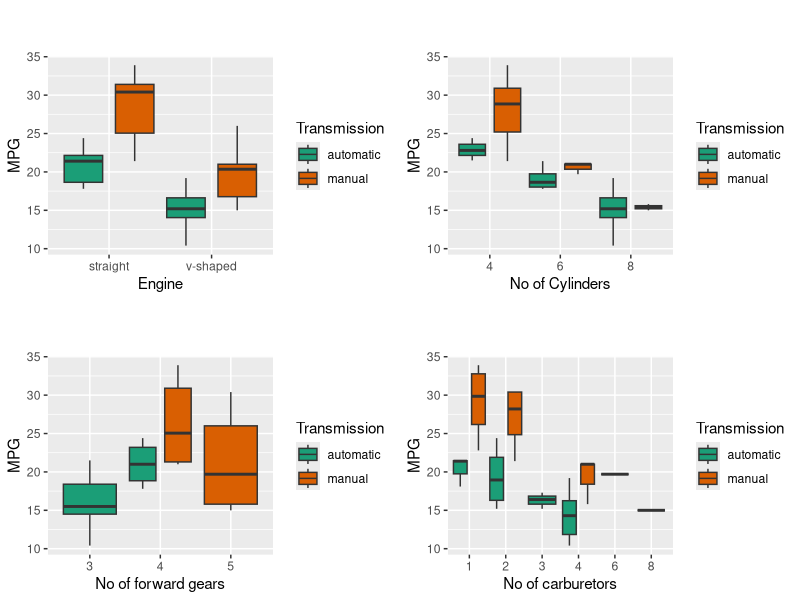
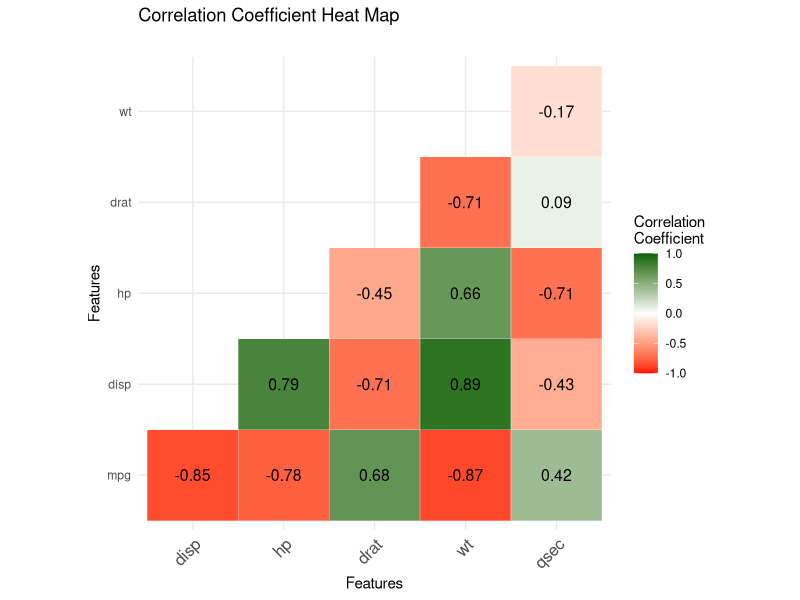
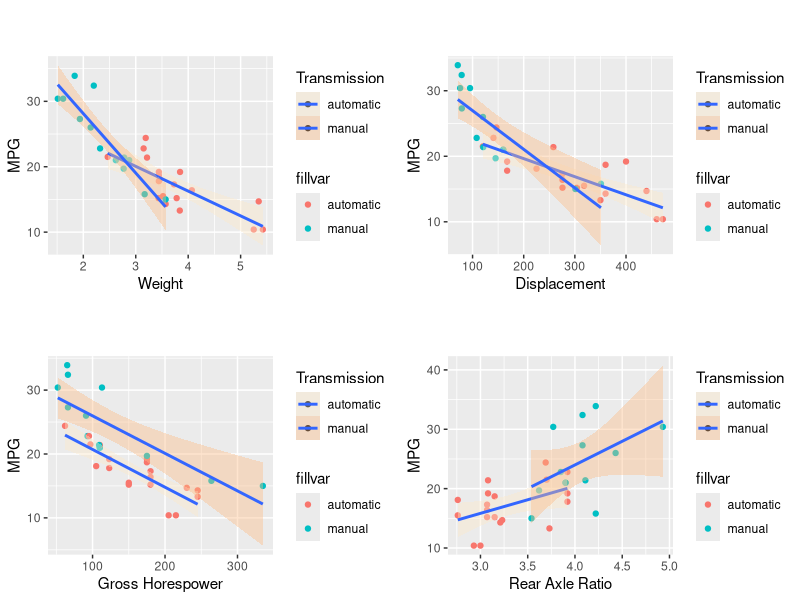
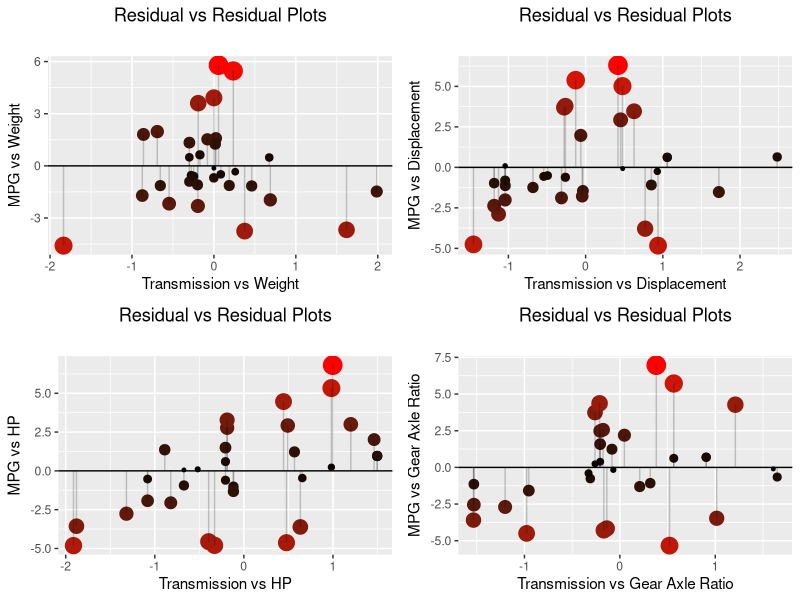

Here is the R script that generated these plots, in order:
## ---- chunk 1
knitr::opts_chunk$set(echo = TRUE)
## ---- chunk 2
library(ggplot2)
library(RColorBrewer)
library(knitr)
library(kableExtra)
library(reshape2)
library(ggpubr)
## ---- chunk 3
mt <- mtcars
mt$am <- as.factor(ifelse(mt$am==0,"automatic","manual"))
mt$vs <- as.factor(ifelse(mt$vs==0,"v-shaped","straight"))
mt$cyl <- as.factor(mt$cyl)
mt$gear <- as.factor(mt$gear)
mt$carb <- as.factor(mt$carb)
## ---- chunk 4
getBoxPlot <- function(df,xvar,yvar,fillvar,xlabel,ylabel,filllabel)
{
  mybox <- ggplot(data=df, aes(x=xvar,y=yvar,fill=fillvar)) +
  geom_boxplot(outlier.colour="black", 
               outlier.size=2,position=position_dodge(1)) + 
  labs(title = "",
       subtitle = "",
       y = ylabel, x = xlabel) +
    scale_fill_brewer(name = filllabel,palette="Dark2")  +
  theme(plot.title = element_text(hjust = 0.5)) 
  
  return(mybox)
}

plotVS <- getBoxPlot(mt,mt$vs,mt$mpg,mt$am,"Engine","MPG","Transmission")
plotCYL <- getBoxPlot(mt,mt$cyl,mt$mpg,mt$am,"No of Cylinders","MPG","Transmission")
plotGEAR <- getBoxPlot(mt,mt$gear,mt$mpg,mt$am,"No of forward gears","MPG","Transmission")
plotCARB <- getBoxPlot(mt,mt$carb,mt$mpg,mt$am,"No of carburetors","MPG","Transmission")
## ---- chunk 5
correlation.matrix <- cor(mt[,c("mpg","disp","hp","drat","wt","qsec")])
correlation.matrix <- round(correlation.matrix,2)
correlation.matrix[upper.tri(correlation.matrix)] <- NA
diag(correlation.matrix) <- NA
row.corr.matrix <- melt(correlation.matrix,na.rm=TRUE)
colnames(row.corr.matrix) <- c("F1","F2","CORR")
heatMap <- ggplot(data = row.corr.matrix, aes(x=F1, y=F2, fill=CORR)) + 
  geom_tile(color="white")+
  labs(title = "Correlation Coefficient Heat Map",
       subtitle = "",
       y = "Features", x = "Features") + 
  scale_fill_gradient2(low = "red", high = "darkgreen", mid = "white", 
   midpoint = 0, limit = c(-1,1), space = "Lab", 
   name="Correlation\nCoefficient") +
  theme_minimal()+ 
 theme(axis.text.x = element_text(angle = 45, vjust = 1, 
    size = 12, hjust = 1))+
 coord_fixed()+
  geom_text(aes(x=F1, y=F2, label = CORR), color = "black", size = 4)
## ---- chunk 6
getAdjPlot <- function(df,xvar,yvar,fillvar,xlabel,ylabel,fillabel)
{
  adjPlot <- ggplot(data=df, aes(x=xvar,y=yvar,fill=fillvar)) +
  geom_point(aes(color=fillvar)) + geom_smooth(method=lm) + 
  labs(title = "",
       subtitle = "",
       y = ylabel, x = xlabel) +
  scale_fill_brewer(name = fillabel,palette="OrRd")  +
  theme(plot.title = element_text(hjust = 0.5)) 
  
  return(adjPlot)
}

plotWeight <- getAdjPlot(mt,mt$wt,mt$mpg,mt$am,"Weight","MPG","Transmission")
plotDisp <- getAdjPlot(mt,mt$disp,mt$mpg,mt$am,"Displacement","MPG","Transmission")
plotHP <- getAdjPlot(mt,mt$hp,mt$mpg,mt$am,"Gross Horespower","MPG","Transmission")
plotDRAT <- getAdjPlot(mt,mt$drat,mt$mpg,mt$am,"Rear Axle Ratio","MPG","Transmission")
## ---- chunk 7
#We have created a new df:mt out of mtcars where all cat vars are converted to factors. 
#Hence explicit as.factor is not needed here.
fit1 <- lm(mpg~wt,data=mt)
fit2 <- update(fit1,mpg~wt+cyl)
fit3 <- update(fit1,mpg~wt*cyl)
anova(fit1,fit2,fit3)
## ---- chunk 8
mt$resid.mpg.wt <- resid(glm(mpg~wt+cyl,data=mt))  
mt$resid.am.wt <- resid(glm(am~wt+cyl,data=mt,family="binomial"))

mt$resid.mpg.disp <- resid(glm(mpg~disp+cyl,data=mt))  
mt$resid.am.disp <- resid(glm(am~disp+cyl,data=mt,family="binomial"))

mt$resid.mpg.hp <- resid(glm(mpg~hp+cyl,data=mt))  
mt$resid.am.hp <- resid(glm(am~hp+cyl,data=mt,family="binomial"))

mt$resid.mpg.drat <- resid(glm(mpg~drat+cyl,data=mt)) 
mt$resid.am.drat <- resid(glm(am~drat+cyl,data=mt,family="binomial"))
## ---- chunk 9
getResidPlot <- function(df,xvar,yvar,xlab,ylab)
{
  residPlot <- ggplot(data=df, aes(x=xvar,y=yvar)) +
  geom_point(aes(color=abs(yvar),size=abs(yvar))) +  
  labs(title = "Residual vs Residual Plots",
       subtitle = "",
       y = ylab, x = xlab, size=6) +
  theme(plot.title = element_text(hjust = 0.5)) + 
  guides(color = FALSE, size = FALSE) +
  scale_color_continuous(low = "black", high = "red") +
  geom_segment(aes(xend = xvar, yend = 0, color=), alpha = .2) + 
  geom_hline(yintercept=0)

  return(residPlot)
}

plotResidWeight <- getResidPlot(mt,mt$resid.am.wt,mt$resid.mpg.wt,"Transmission vs Weight","MPG vs Weight")
plotResidDisp <- getResidPlot(mt,mt$resid.am.disp,mt$resid.mpg.disp,"Transmission vs Displacement","MPG vs Displacement")
plotResidHP <- getResidPlot(mt,mt$resid.am.hp,mt$resid.mpg.hp,"Transmission vs HP","MPG vs HP")
plotResidDRAT <- getResidPlot(mt,mt$resid.am.drat,mt$resid.mpg.drat,"Transmission vs Gear Axle Ratio","MPG vs Gear Axle Ratio")
## ---- chunk 10
getTStats <- function(x1,x2,printLabel)
{
  s1 <- sd(x1); s2 = sd(x2); n1 <- length(x1); n2 <- length(x2);
  s <- sqrt(((n1-1)*(s1**2) + (n2-1)*(s2**2)) / (n1+n2-2))
  mu1 <- mean(x1); mu2 <- mean(x2)
  diffMU <- mu2 - mu1
  t.statistic <- diffMU / (s * sqrt((1/n1)+(1/n2)))
  p.value <- pt(t.statistic,n1+n2-2,lower.tail = FALSE)
  
  print(paste0("Difference in Means",printLabel,": ",round(diffMU,2)))
  print(paste0("Pooled SD",printLabel,": ",round(s,2)))

  return(p.value)
  
}
x1 <- mt[mt$am=="automatic",]$mpg; x2 <- mt[mt$am=="manual",]$mpg
x1.adj <- mt[mt$am=="automatic",]$resid.mpg.wt; x2.adj <- mt[mt$am=="manual",]$resid.mpg.wt

p.value <- getTStats(x1,x2,"")
p.value.adj <- getTStats(x1.adj,x2.adj," on Adjustment")
## ---- chunk 11
figure.box <- ggarrange(plotVS, plotCYL, plotGEAR, plotCARB, ncol = 2, nrow = 2)
figure.box
## ---- chunk 12
heatMap
## ---- chunk 13
figure.point <- ggarrange(plotWeight, plotDisp, plotHP, plotDRAT, ncol = 2, nrow = 2)
figure.point
## ---- chunk 14
figure.residual <- ggarrange(plotResidWeight, plotResidDisp, plotResidHP, plotResidDRAT, ncol = 2, nrow = 2)
figure.residual
